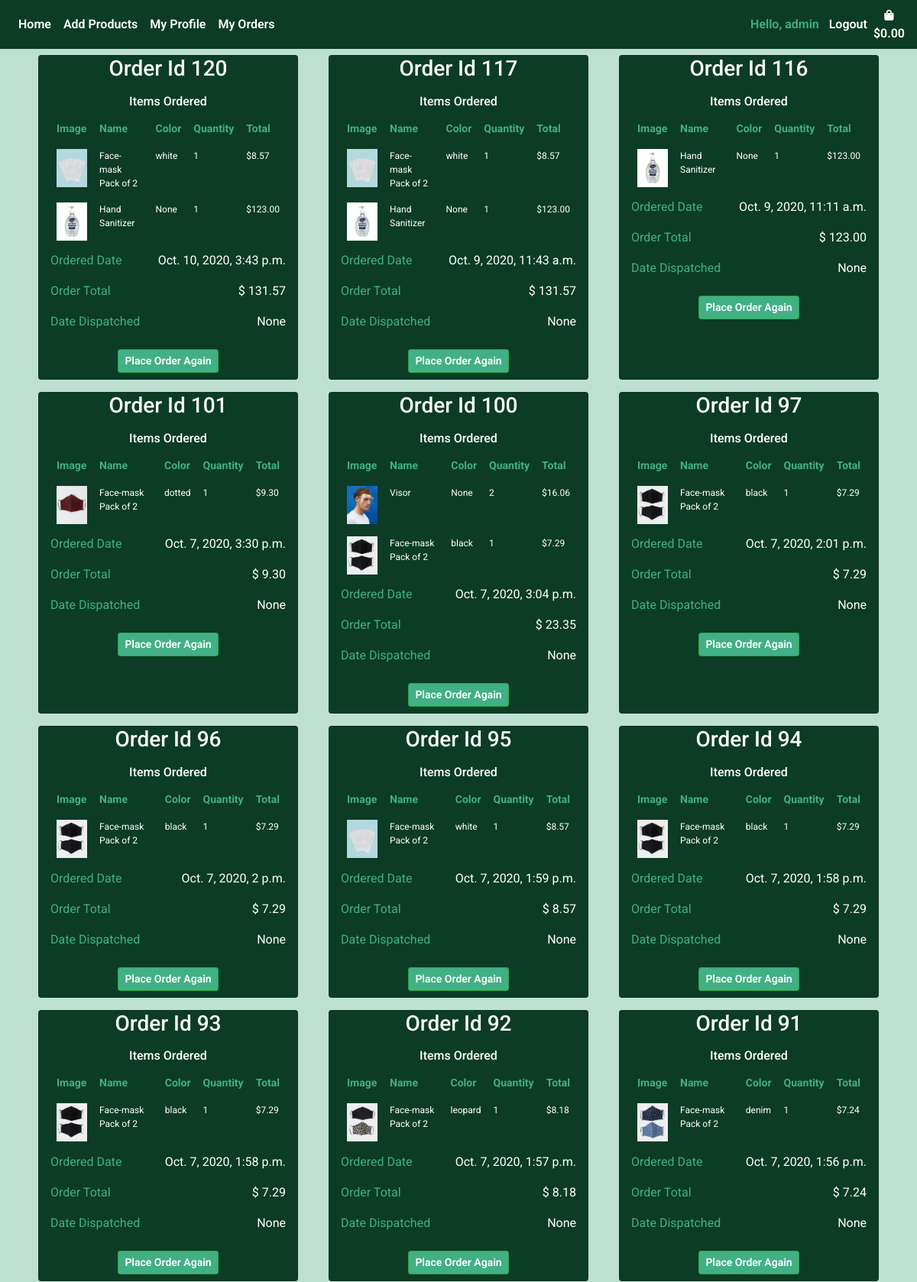
Page /bag/order_history/ (signed in, upper part) on the committed database.
### shopping_bag/models.py (models this page shows)
class Order(models.Model):
    user_profile = models.ForeignKey(Customer, on_delete=models.SET_NULL, null=True, blank=True)
    stripe_pid = models.CharField(max_length=settings.CONST_PROFILE_ATTR, null=False, blank=False, default='')
    ordered_date = models.DateTimeField(auto_now_add=True)
    order_total = models.DecimalField(max_digits=6, decimal_places=2, null=True)
    order_confirmed = models.BooleanField(default=False)
    date_dispatched = models.DateTimeField(null=True)

class OrderItem(models.Model):
    item = models.ForeignKey(Product, on_delete=models.CASCADE)
    order = models.ForeignKey(Order, on_delete=models.CASCADE)
    quantity = models.IntegerField(null=True , editable=True, default=0)
    def line_total(self):
        return self.quantity * self.item.price

### products/models.py (models this page shows, shortened)
class Product(models.Model):
    product_name = models.CharField(max_length=settings.CONST_PROFILE_ATTR)
    color = models.CharField(max_length=settings.CONST_PROFILE_ATTR)
    price = models.DecimalField(max_digits=6, decimal_places=2)
    image = ResizedImageField(size=[400, 500], crop=['middle', 'center'],quality=100, upload_to='', default='noimage.jpeg')
    image_2 = ResizedImageField(size=[400, 500], crop=['middle', 'center'],quality=100, upload_to='', default='noimage.jpeg', null=True)
    number_in_stock = models.IntegerField(null=True , editable=True, default=0)
    is_active = models.BooleanField(default=True, null=True)
    created_by = models.CharField(max_length=settings.CONST_PROFILE_ATTR, null=True)
    created_date = models.TimeField(auto_now_add=True, null=True)
    supplier = models.ForeignKey(Supplier, on_delete=models.CASCADE, null=True)

### shopping_bag/views.py (the view)
# urls.py: path("order_history/", views.order_history, name="order_history"),
def order_history(request):
    customer = Customer.objects.filter(user=request.user).first()
    all_orders = Order.objects.filter(user_profile=customer).order_by("-ordered_date")
    customers_orders = []
    for item in all_orders:
        order_items = OrderItem.objects.filter(order=item.id)
        customers_order = {
            "order": item,
            "order_items": list(order_items),
        }
        customers_orders.append(customers_order)
    context = {
        "customer": customer,
        "customers_order": customers_orders,
    }
    return render(request, "shopping_bag/order_history.html", context)

### shopping_bag/templates/shopping_bag/order_history.html
{% extends 'base.html'%}
{% load static %}
{% load tz %}
{% block content %}
<div class="container">
    <div class="row">
        {% for order in customers_order %}
        {% if order.order_items %}
        <div class="card col-sm-6 col-md-4 col-lg-4 col-xl-4 mt-2 mb-2 mx-auto" style="max-width:340px;">
                    <h3 class="text-center">Order Id {{ order.order.id }}</h3>
                    <div class="h-100" style=>
                        <h6 class="text-center mt-2">Items Ordered</h6>
                        <table class="table table-borderless order-confirmed-table">
                            <thead>
                                <tr>
                                <th scope="col">Image</th>
                                <th scope="col">Name</th>
                                <th scope="col">Color</th>
                                <th scope="col">Quantity</th>
                                <th scope="col">Total</th>
                                </tr>
                            </thead>
                            <tbody>
                                {% for item in order.order_items %}
                                <tr>
                                <td scope="row"><img class="img-fluid" style="max-width:40px;" src="{{ MEDIA_URL }}{{ item.item.image }}"/></td>
                                <td>{{ item.item.product_name }}</td>
                                <td>{{ item.item.color }}</td>
                                <td>{{ item.quantity }}</td>
                                <td>${{ item.line_total }}</td>
                                </tr>
                                {% endfor %}
                            </tbody>
                        </table>
                        <div class="" style="vertical-align:bottom;">
                            {% localtime on %}
                            <p><span class="order-confirmed-label">Ordered Date</span> <span class="float-right">{{ order.order.ordered_date }}</span></p>
                            {% endlocaltime %}
                            <p><span class="order-confirmed-label">Order Total</span> <span class="float-right">$ {{ order.order.order_total }}</span></p>
                            <p><span class="order-confirmed-label">Date Dispatched</span> <span class="float-right">{{ order.order.date_dispatched }}</span></p>
                            <div class="text-center mx-auto">
                                <a class="btn btn-success btn-sm m-2" href="{% url 'place_order_again' order.order.id %}">Place Order Again</a>
                            </div>
                        </div>
                    </div>
        </div>
        {% endif %}
        {% endfor %}
    </div>
</div>
{% endblock %}

### templates/base.html (shortened to what this page needs)
{% load static %}
<!DOCTYPE html>
<html lang="en">
<head>
    {% block corecss %}
    <link rel="stylesheet" href="https://stackpath.bootstrapcdn.com/bootstrap/4.5.2/css/bootstrap.min.css"
>
    <link rel="stylesheet" href="https://use.fontawesome.com/releases/v5.6.1/css/all.css">
    <link rel="stylesheet" href="{% static 'css/base.css' %}">
    {% endblock %}
</head>
<body>
    <nav class="navbar navbar-expand-md navbar-light navbar-bg" style="height:100%;">
        <div class="collapse navbar-collapse" id="navbarCollapse">
            <div class="navbar-nav">
                <a href="{% url 'products' %}" class="nav-item nav-link active">Home</a>
                {% if request.user.is_superuser %}
                    <a href="{% url 'create_product' %}" class="nav-item nav-link">Add Products</a>
                {% endif %}
                {% if user.is_authenticated %}
                    <a href="{% url 'edit_profile' %}" class="nav-item nav-link">My Profile</a>
                    <a href="{% url 'order_history' %}" class="nav-item nav-link">My Orders</a>
                {% endif %}
            </div>
            <div class="navbar-nav ml-auto">
                {% if user.is_authenticated %}
                    <span class="nav-item hello-msg">Hello, {{ request.user }}</span>
                    <a href="{% url 'logout_user' %}" class="nav-item nav-link">Logout</a>
                {% else %}
                    <a href="{% url 'login_page' %}" class="nav-item nav-link">Login</a>
                    <a href="{% url 'sign_up' %}" class="nav-item nav-link">Sign up</a>
                {% endif%}
                <a class="d-none d-md-inline-block d-lg-inline-block d-xl-inline-block {% if grand_total %} font-weight-bold{% else %}text-black{% endif %} nav-link nav-item"
                        href="{% url 'view_bag' %}" style="padding:0;">
                        <div class="text-center ">
                            <div><i class="fas fa-shopping-bag fa-sm"></i></div>
                            <p class="mt-0 px-0" style="margin:0;">
                                {% if request.session.grand_total %}
                                    ${{ request.session.grand_total |floatformat:2 }}
                                {% else %}
                                    $0.00
                                {% endif %}
                            </p>
                        </div>
                    </a>
            </div>
        </div>
    </nav>
    {% block content %}
    {% endblock%}
</body>
</html>

### static/css/base.css (style rules this page uses)
body { background-color: #bee0d3; color: #0C3C26; font-family: 'Roboto', sans-serif; margin: 0; padding: 0; padding-bottom: 60px; margin: 0 0 40px; }
html { position: relative; min-height: 100%; }
.navbar-bg { background-color: #0C3C26; }
a { color: #fff; }
.btn { font-weight: 600; }
.navbar-light .navbar-nav .nav-link.active { color: #fff; font-weight: 600; }
.navbar-light .navbar-nav .nav-link { color: #fff; font-weight: 600; margin: auto; }
a { color: #fff; font-weight: 600; }
.hello-msg { color: #41b085; margin-top: auto; margin-bottom: auto; text-align: center; margin-right: 5px; font-weight: 600; }
.card { background:#0C3C26; color:#fff; }
.btn-success { background: #41b085 !important; color: #fff !important; font-weight: 600; }
.order-confirmed-table { color: #fff; width: auto; margin: auto; margin-bottom: .4rem; margin-top: .4rem; }
.order-confirmed-table th { color: #41b085; font-size: 14px; padding: .5rem }
.order-confirmed-table td { font-size: 12px; padding: .5rem }
.order-confirmed-label { color: #41b085; }

### rows in the picture
Order: order.id "120", order.ordered_date "Oct. 10, 2020, 3:43 p.m.", order.order_total "131.57", order.date_dispatched "None"
OrderItem: item.image (picture), item.product_name "Face-mask Pack of 2", item.color "white", quantity "1", line_total "8.57"
OrderItem: item.image (picture), item.product_name "Hand Sanitizer", item.color "None", quantity "1", line_total "123.00"
Order: order.id "117", order.ordered_date "Oct. 9, 2020, 11:43 a.m.", order.order_total "131.57", order.date_dispatched "None"
OrderItem: item.image (picture), item.product_name "Face-mask Pack of 2", item.color "white", quantity "1", line_total "8.57"
OrderItem: item.image (picture), item.product_name "Hand Sanitizer", item.color "None", quantity "1", line_total "123.00"
Order: order.id "116", order.ordered_date "Oct. 9, 2020, 11:11 a.m.", order.order_total "123.00", order.date_dispatched "None"
OrderItem: item.image (picture), item.product_name "Hand Sanitizer", item.color "None", quantity "1", line_total "123.00"
Order: order.id "101", order.ordered_date "Oct. 7, 2020, 3:30 p.m.", order.order_total "9.30", order.date_dispatched "None"
OrderItem: item.image (picture), item.product_name "Face-mask Pack of 2", item.color "dotted", quantity "1", line_total "9.30"
Order: order.id "100", order.ordered_date "Oct. 7, 2020, 3:04 p.m.", order.order_total "23.35", order.date_dispatched "None"
OrderItem: item.image (picture), item.product_name "Visor", item.color "None", quantity "2", line_total "16.06"
OrderItem: item.image (picture), item.product_name "Face-mask Pack of 2", item.color "black", quantity "1", line_total "7.29"
Order: order.id "97", order.ordered_date "Oct. 7, 2020, 2:01 p.m.", order.order_total "7.29", order.date_dispatched "None"
OrderItem: item.image (picture), item.product_name "Face-mask Pack of 2", item.color "black", quantity "1", line_total "7.29"
Order: order.id "96", order.ordered_date "Oct. 7, 2020, 2 p.m.", order.order_total "7.29", order.date_dispatched "None"
OrderItem: item.image (picture), item.product_name "Face-mask Pack of 2", item.color "black", quantity "1", line_total "7.29"
Order: order.id "95", order.ordered_date "Oct. 7, 2020, 1:59 p.m.", order.order_total "8.57", order.date_dispatched "None"
OrderItem: item.image (picture), item.product_name "Face-mask Pack of 2", item.color "white", quantity "1", line_total "8.57"
Order: order.id "94", order.ordered_date "Oct. 7, 2020, 1:58 p.m.", order.order_total "7.29", order.date_dispatched "None"
OrderItem: item.image (picture), item.product_name "Face-mask Pack of 2", item.color "black", quantity "1", line_total "7.29"
Order: order.id "93", order.ordered_date "Oct. 7, 2020, 1:58 p.m.", order.order_total "7.29", order.date_dispatched "None"
OrderItem: item.image (picture), item.product_name "Face-mask Pack of 2", item.color "black", quantity "1", line_total "7.29"
Order: order.id "92", order.ordered_date "Oct. 7, 2020, 1:57 p.m.", order.order_total "8.18", order.date_dispatched "None"
OrderItem: item.image (picture), item.product_name "Face-mask Pack of 2", item.color "leopard", quantity "1", line_total "8.18"
Order: order.id "91", order.ordered_date "Oct. 7, 2020, 1:56 p.m.", order.order_total "7.24", order.date_dispatched "None"
OrderItem: item.image (picture), item.product_name "Face-mask Pack of 2", item.color "denim", quantity "1", line_total "7.24"

### other values in the picture
{{ request.user }} "admin"
